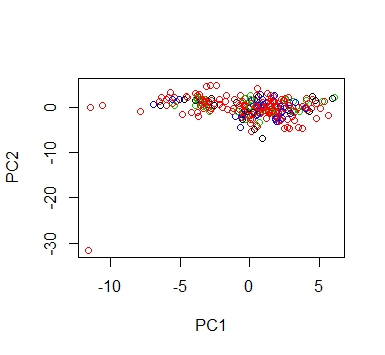

This chart was generated by the following R code:
rm(list=ls())
library("ElemStatLearn")
data(nci)
dim(nci)

dat <- t(nci)
dat <- scale(dat)

pc.fit <- prcomp(dat, .scale=TRUE)
pc.fit.x <- pc.fit$x[,1:2]

res <- dbscan::dbscan(pc.fit.x[,1:2], eps = 20, minPts = 4) 
res
res$cluster
plot(res$cluster)
pairs(pc.fit.x, col = res$cluster+1L)
plot(pc.fit.x, col = res$cluster+1L)
plot(knn.fit)
kNNdistplot(pc.fit.x,k=4)
knn.fit <- kNNdist(pc.fit.x,k=4,search = "kd")
knn.fit
